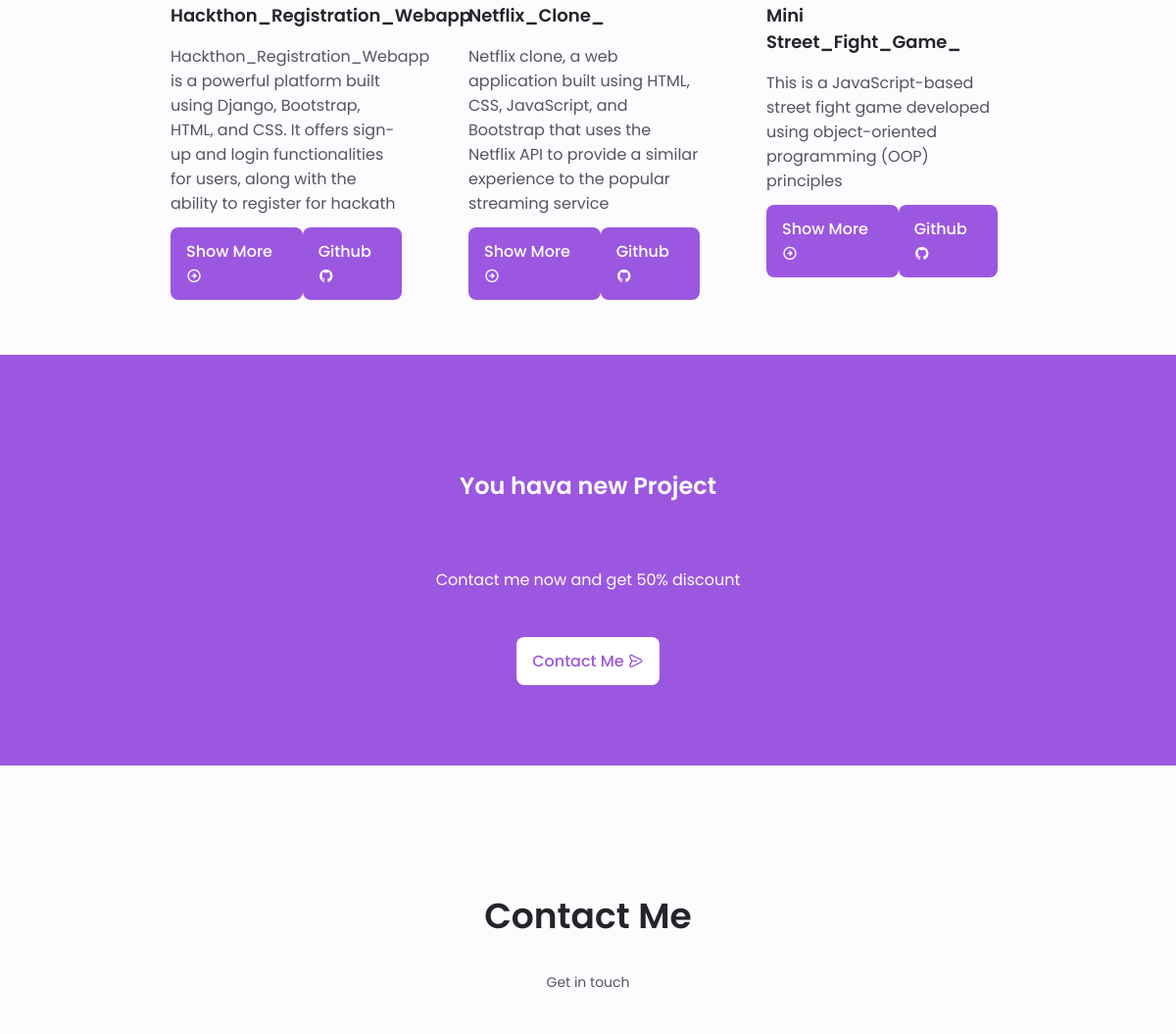
/ (middle part), run on an earlier commit of the app's database.
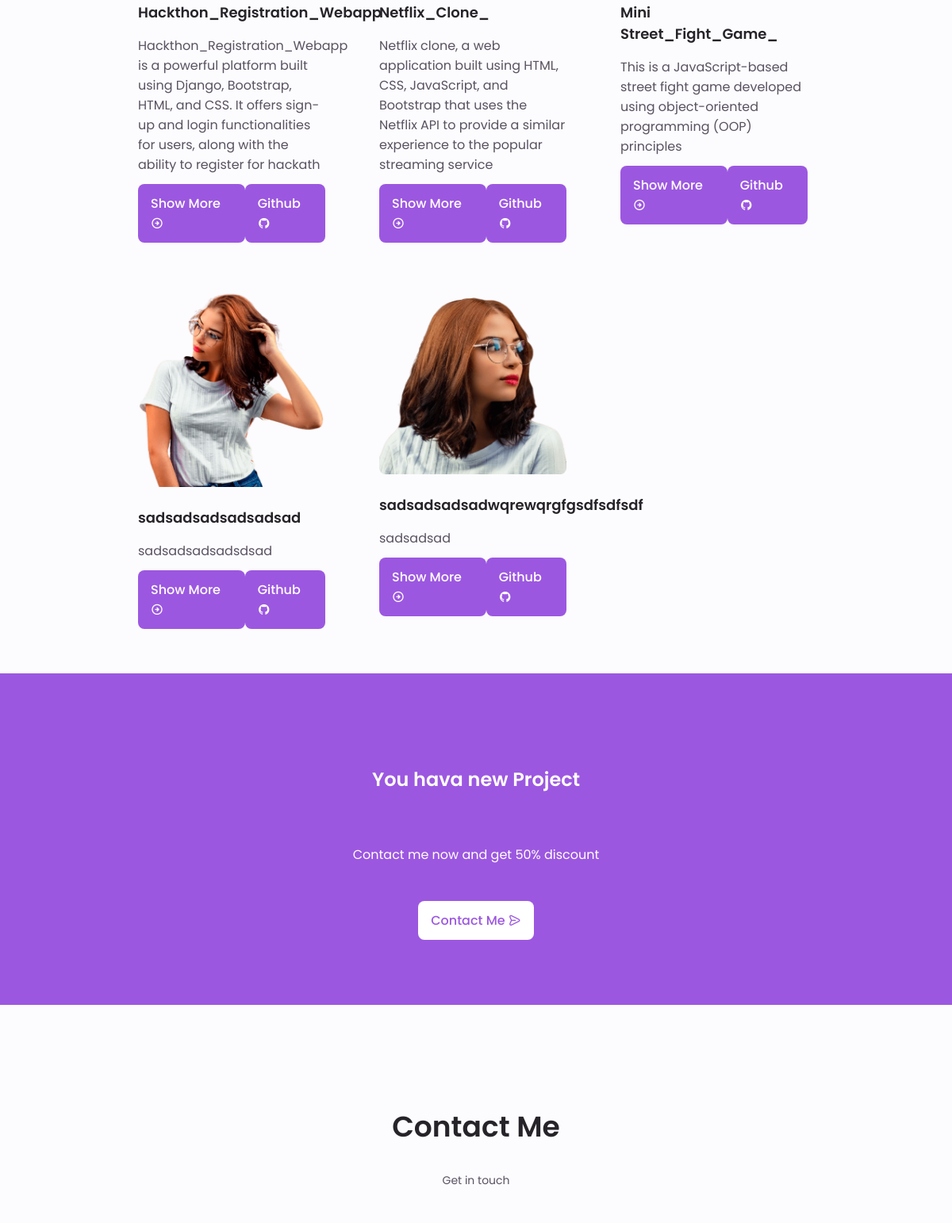
And on a later commit of the database.
### portfolio/models.py (models this page shows, shortened)
class Projects(models.Model):
    title = models.CharField(max_length=200)
    thumbnail = models.ImageField(null=True,blank=True)
    body = models.CharField(max_length=200,null=True)
    project_description = RichTextField(null=True)
    created = models.DateTimeField(auto_now_add=True)
    github_link = models.URLField(null=True,blank=True)
    def imageURL(self):
        try:
            url = self.thumbnail.url
        except:
            url = ""
        return url

### portfolio/views.py (the view)
# urls.py: 2. Add a URL to urlpatterns:  path('', views.home, name='home')
def home(request):
    projects = Projects.objects.all()
    form = ContactForm()
    if request.method == "POST":
        form = ContactForm(request.POST)
        if form.is_valid():
            form.save()
            return redirect("home")
    context = {"projects": projects,"form": form}
    return render(request, "index.html", context)

### templates/index.html (shortened to what this page needs)
{% extends "main.html" %}
{% load static %}
{% block content %}
    <body>
    <main class="main">
        {% include "projects.html" %}
        <section class="service section">
            <div class="service-container container">
                <div class="service-data">
                    <h2 class="service-title">You hava new Project</h2>
                    <p class="service-description">Contact me now and get 50% discount</p>
                    <div><a href="#contact" class="button-white ">Contact Me <i class="uil uil-message"></i></a></div>
                </div>
            </div>
        </section>
        <section class="contact section" id="contact">
            <h2 class="section-title">Contact Me</h2>
            <span class="section-subtitle">Get in touch</span>
        </section>
    </main>
{% endblock content %}

### templates/projects.html (shortened to what this page needs)
{% extends "main.html" %}
{% load static %}
{% block content %}
 <section class="portfolio section" id="portfolio">
        <div class="portfolio-container container">
{% for project in projects %}
            <div class="portfolio-content">
                <img src="{{ project.imageURL }}" class="project-img">
                <div class="project-data">
                    <h3 class="project-title">{{ project.title }}</h3>
                    <p class="project-desc">{{ project.body }}</p>
                    <div class="button-container">
                        <a href="{% url "project-page" project.id %}" class="button button-flex project-button"> Show More<i
                                class="uil uil-arrow-circle-right button-icon"></i></a>
                        <a href="{{ project.github_link }}" class="button button-flex project-button">Github<i
                                class="uil uil-github button-icon"></i> </a>
                    </div>
                </div>
            </div>
 {% endfor %}
        </div>
    </section>
{% endblock %}

What changed in the data, as far as the page shows it:
added Projects: imageURL (picture), title "sadsadsadsadsadsad", body "sadsadsadsadsdsad"
added Projects: imageURL (picture), title "sadsadsadsadwqrewqrgfgsdfsdfsdf", body "sadsadsad"
